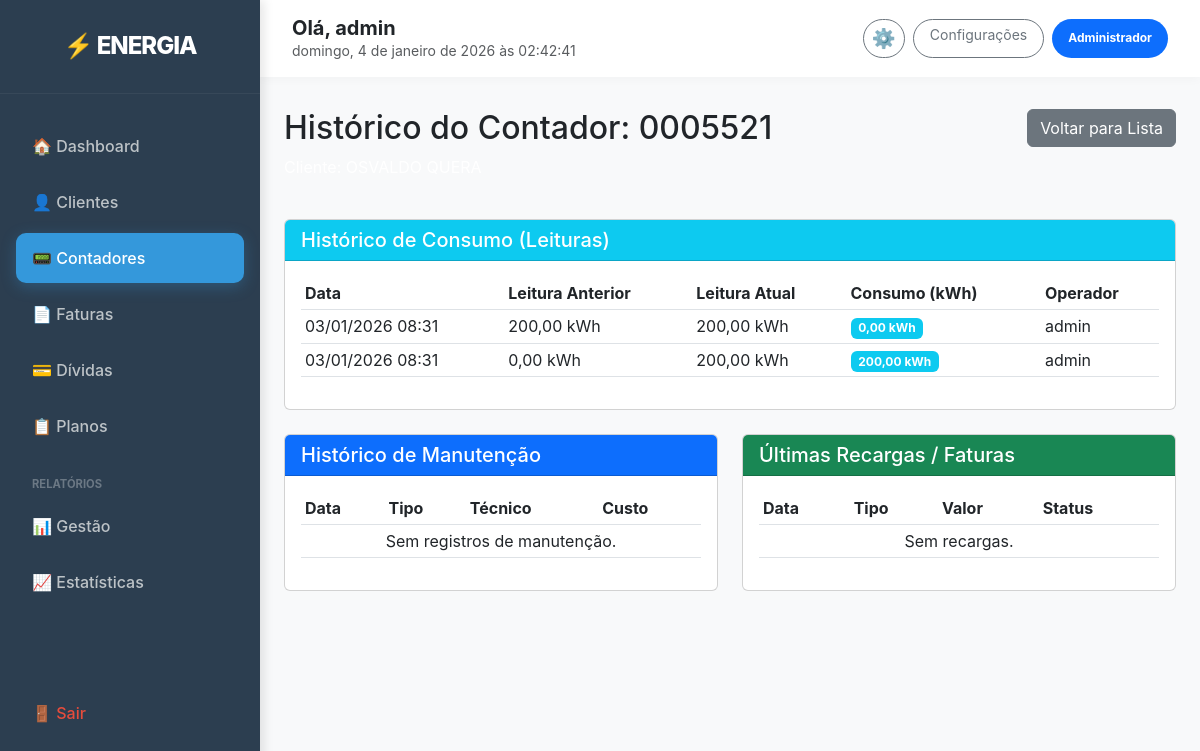
Page /contadores/historico/1/ (signed in) on the committed database.
### clientes/models.py (models this page shows, shortened)
class Perfil(models.Model):
    TIPO_USUARIO_CHOICES = [
        ('ADMIN', 'Administrador'),
        ('OPERADOR', 'Operador'),
        ('FINANCEIRO', 'Financeiro'),
        ('CLIENTE', 'Cliente'),
    ]
    user = models.OneToOneField(User, on_delete=models.CASCADE, related_name='perfil')
    tipo_usuario = models.CharField(max_length=20, choices=TIPO_USUARIO_CHOICES, default='CLIENTE')
    telefone = models.CharField(max_length=15, blank=True, null=True)

### equipamentos/models.py (models this page shows, shortened)
class Contador(models.Model):
    TIPO_CONTADOR_CHOICES = [
        ('PRE_PAGO', 'Pré-pago'),
        ('POS_PAGO', 'Pós-pago'),
    ]
    TIPO_CONEXAO_CHOICES = [
        ('MONOFASICO', 'Monofásico'),
        ('TRIFASICO', 'Trifásico'),
    ]
    STATUS_CHOICES = [
        ('ATIVO', 'Ativo'),
        ('INATIVO', 'Inativo'),
        ('MANUTENCAO', 'Em Manutenção'),
        ('AVARIADO', 'Avariado'),
        ('SUBSTITUIDO', 'Substituído'),
        ('SUSPENSO', 'Suspenso por Dívida'),
    ]
    numero_serie = models.CharField(max_length=50, unique=True)
    tipo_contador = models.CharField(max_length=10, choices=TIPO_CONTADOR_CHOICES)
    tipo_conexao = models.CharField(max_length=15, choices=TIPO_CONEXAO_CHOICES, default='MONOFASICO')
    numero_cartao = models.CharField(max_length=20, blank=True, null=True, help_text='Número do cartão (apenas para pré-pago)')
    cliente = models.OneToOneField(Cliente, on_delete=models.SET_NULL, null=True, blank=True, related_name='contador')
    endereco_instalacao = models.TextField()
    status = models.CharField(max_length=15, choices=STATUS_CHOICES, default='ATIVO')
    data_instalacao = models.DateField()
    data_ultima_leitura = models.DateTimeField(null=True, blank=True)
    leitura_atual = models.DecimalField(max_digits=10, decimal_places=2, default=0.00)
    potencia_maxima = models.DecimalField(max_digits=8, decimal_places=2, help_text='Potência máxima em kW')
    observacoes = models.TextField(blank=True, null=True)
    data_criacao = models.DateTimeField(auto_now_add=True)
    data_suspensao = models.DateTimeField(null=True, blank=True, help_text='Data da suspensão por dívida')
    class Meta:
        verbose_name = 'Contador'
        verbose_name_plural = 'Contadores'
        ordering = ['-data_instalacao']

class LeituraConsumo(models.Model):
    contador = models.ForeignKey(Contador, on_delete=models.CASCADE, related_name='leituras')
    leitura_anterior = models.DecimalField(max_digits=10, decimal_places=2)
    leitura_atual = models.DecimalField(max_digits=10, decimal_places=2)
    consumo = models.DecimalField(max_digits=10, decimal_places=2)
    data_leitura = models.DateTimeField(auto_now_add=True)
    operador = models.ForeignKey('auth.User', on_delete=models.SET_NULL, null=True, blank=True)
    observacoes = models.TextField(blank=True, null=True)
    class Meta:
        ordering = ['-data_leitura']

### equipamentos/views.py (the view)
# urls.py: path('historico/<int:pk>/', views.contador_historico, name='contador_historico'),
@login_required
def contador_historico(request, pk):
    contador = get_object_or_404(Contador, pk=pk)
    historico = contador.historico_manutencao.all()
    leituras = contador.leituras.all().order_by('-data_leitura')
    from pagamentos.models import Fatura, Recarga
    faturas = Fatura.objects.filter(contador=contador).order_by('-data_emissao')
    recargas = Recarga.objects.filter(cliente=contador.cliente).order_by('-data_recarga')
    context = {
        'contador': contador,
        'historico': historico,
        'leituras': leituras,
        'faturas': faturas,
        'recargas': recargas,
    }
    return render(request, 'equipamentos/contador_historico.html', context)

### templates/equipamentos/contador_historico.html (shortened to what this page needs)
{% extends 'base.html' %}
{% block content %}
<div class="row mb-4">
    <div class="col-md-8">
        <h2>Histórico do Contador: {{ contador.numero_serie }}</h2>
        <p class="text-white">Cliente: {{ contador.cliente.nome|default:"Sem Cliente" }}</p>
    </div>
    <div class="col-md-4 text-end">
        <a href="{% url 'contador_list' %}" class="btn btn-secondary">Voltar para Lista</a>
    </div>
</div>
<div class="row">
    <div class="col-md-12">
        <div class="card mb-4">
            <div class="card-header bg-info text-white">
                <h5 class="mb-0">Histórico de Consumo (Leituras)</h5>
            </div>
            <div class="card-body">
                <div class="table-responsive">
                    <table class="table table-sm">
                        <thead>
                            <tr>
                                <th>Data</th>
                                <th>Leitura Anterior</th>
                                <th>Leitura Atual</th>
                                <th>Consumo (kWh)</th>
                                <th>Operador</th>
                            </tr>
                        </thead>
                        <tbody>
                            {% for leitura in leituras %}
                            <tr>
                                <td>{{ leitura.data_leitura|date:"d/m/Y H:i" }}</td>
                                <td>{{ leitura.leitura_anterior }} kWh</td>
                                <td>{{ leitura.leitura_atual }} kWh</td>
                                <td><span class="badge bg-info">{{ leitura.consumo }} kWh</span></td>
                                <td>{{ leitura.operador.username|default:"Sistema" }}</td>
                            </tr>
                            {% empty %}
                            <tr><td colspan="4" class="text-center">Sem registros de consumo.</td></tr>
                            {% endfor %}
                        </tbody>
                    </table>
                </div>
            </div>
        </div>
    </div>
</div>
<div class="row">
    <div class="col-md-6">
        <div class="card mb-4">
            <div class="card-header bg-primary text-white">
                <h5 class="mb-0">Histórico de Manutenção</h5>
            </div>
            <div class="card-body">
                <div class="table-responsive">
                    <table class="table table-sm">
                        <thead>
                            <tr>
                                <th>Data</th>
                                <th>Tipo</th>
                                <th>Técnico</th>
                                <th>Custo</th>
                            </tr>
                        </thead>
                        <tbody>
                            {% for item in historico %}
                            <tr>
                                <td>{{ item.data_manutencao|date:"d/m/Y" }}</td>
                                <td>{{ item.tipo_manutencao }}</td>
                                <td>{{ item.tecnico_responsavel }}</td>
                                <td>{{ item.custo }} Kz</td>
                            </tr>
                            {% empty %}
                            <tr><td colspan="4" class="text-center">Sem registros de manutenção.</td></tr>
                            {% endfor %}
                        </tbody>
                    </table>
                </div>
            </div>
        </div>
    </div>
    <div class="col-md-6">
        <div class="card mb-4">
            <div class="card-header bg-success text-white">
                <h5 class="mb-0">Últimas Recargas / Faturas</h5>
            </div>
            <div class="card-body">
                <div class="table-responsive">
                    <table class="table table-sm">
                        <thead>
                            <tr>
                                <th>Data</th>
                                <th>Tipo</th>
                                <th>Valor</th>
                                <th>Status</th>
                            </tr>
                        </thead>
                        <tbody>
                            {% if contador.tipo_contador == 'PRE_PAGO' %}
                                {% for recarga in recargas %}
                                <tr>
                                    <td>{{ recarga.data_recarga|date:"d/m/Y" }}</td>
                                    <td>Recarga</td>
                                    <td>{{ recarga.valor }} Kz</td>
                                    <td>{{ recarga.status }}</td>
                                </tr>
                                {% empty %}
                                <tr><td colspan="4" class="text-center">Sem recargas.</td></tr>
                                {% endfor %}
                            {% endif %}
                        </tbody>
                    </table>
                </div>
            </div>
        </div>
    </div>
</div>
{% endblock %}

### templates/base.html (shortened to what this page needs)
<!DOCTYPE html>
<html lang="pt">
<head>
    <link href="https://cdn.jsdelivr.net/npm/bootstrap@5.3.0/dist/css/bootstrap.min.css" rel="stylesheet">
    <link rel="stylesheet" href="https://cdnjs.cloudflare.com/ajax/libs/animate.css/4.1.1/animate.min.css"/>
</head>
<body>
    {% if user.is_authenticated %}
    <aside class="sidebar is-authenticated" id="sidebar">
        <div class="sidebar-header">
            <a href="{% url 'dashboard' %}" style="text-decoration: none;">
                <h4>⚡ ENERGIA</h4>
            </a>
        </div>
        <ul class="nav-menu">
            <li class="nav-item-side">
                <a href="{% url 'dashboard' %}" class="nav-link-side {% if request.resolver_match.url_name == 'dashboard' %}active{% endif %}">
                    🏠 Dashboard
                </a>
            </li>
            {% if user.perfil.tipo_usuario != 'CLIENTE' %}
                <li class="nav-item-side">
                    <a href="{% url 'cliente_list' %}" class="nav-link-side {% if 'cliente' in request.path %}active{% endif %}">
                        👤 Clientes
                    </a>
                </li>
                <li class="nav-item-side">
                    <a href="{% url 'contador_list' %}" class="nav-link-side {% if 'contador' in request.path %}active{% endif %}">
                        📟 Contadores
                    </a>
                </li>
                <li class="nav-item-side">
                    <a href="{% url 'fatura_list' %}" class="nav-link-side {% if 'fatura' in request.path %}active{% endif %}">
                        📄 Faturas
                    </a>
                </li>
                <li class="nav-item-side">
                    <a href="{% url 'controlo_divida' %}" class="nav-link-side {% if 'divida' in request.path %}active{% endif %}">
                        💳 Dívidas
                    </a>
                </li>
                <li class="nav-item-side">
                    <a href="{% url 'tarifa_list' %}" class="nav-link-side {% if 'tarifa' in request.path %}active{% endif %}">
                        📋 Planos
                    </a>
                </li>
                {% if user.is_staff or user.perfil.tipo_usuario == 'ADMIN' or user.perfil.tipo_usuario == 'FINANCEIRO' %}
                    <li class="nav-item-side mt-3 mb-1">
                        <small class="text-uppercase px-3 fw-bold" style="font-size: 0.7rem; color: rgba(255,255,255,0.3);">Relatórios</small>
                    </li>
                    <li class="nav-item-side">
                        <a href="{% url 'relatorio_list' %}" class="nav-link-side {% if 'relatorio' in request.path %}active{% endif %}">
                            📊 Gestão
                        </a>
                    </li>
                    <li class="nav-item-side">
                        <a href="{% url 'estatisticas_gerais' %}" class="nav-link-side {% if 'estatisticas' in request.path %}active{% endif %}">
                            📈 Estatísticas
                        </a>
                    </li>
                {% endif %}
            {% endif %}
            <li class="nav-item-side logout-link">
                <button type="button" class="nav-link-side border-0 bg-transparent w-100 text-start" style="color: inherit;" data-bs-toggle="modal" data-bs-target="#logoutModal">
                    🚪 Sair
                </button>
            </li>
        </ul>
    </aside>
    {% endif %}
    <main class="{% if user.is_authenticated %}main-content{% endif %}">
        {% if user.is_authenticated %}
        <div class="top-bar">
            <div class="d-flex align-items-center">
                <div class="d-flex flex-column">
                    <h5 class="mb-0 fw-bold">Olá, {{ user.username }}</h5>
                    <small class="text-muted" id="realTimeClock"></small>
                </div>
            </div>
            <div class="d-flex gap-2">
                <a href="{% url 'perfil_edit' %}" class="btn btn-sm btn-outline-secondary rounded-pill px-2 d-flex align-items-center justify-content-center" title="Editar Perfil">
                    <span style="font-size: 1.2rem;">⚙️</span>
                </a>
                <a href="/admin/" class="btn btn-sm btn-outline-secondary rounded-pill px-3">Configurações</a>
                <span class="badge bg-primary rounded-pill d-flex align-items-center px-3">{{ user.perfil.get_tipo_usuario_display }}</span>
            </div>
        </div>
        {% endif %}
        <div class="{% if user.is_authenticated %}container-fluid px-4{% else %}container-fluid p-0{% endif %}">
            {% block content %}{% endblock %}
        </div>
    </main>
</body>
</html>

### templates/base.html (style rules this page uses)
:root { --sidebar-width: 260px; --primary-blue: #2c3e50; --accent-blue: #3498db; --hover-bg: #34495e; --text-muted: #bdc3c7; --bg-body: #f8f9fa; }
body { background-color: var(--bg-body); font-family: 'Inter', system-ui, sans-serif; min-height: 100vh; margin: 0; }
.sidebar { width: var(--sidebar-width); height: 100vh; position: fixed; left: -260px; top: 0; background: var(--primary-blue); color: white; transition: all 0.3s; z-index: 1000; box-shadow: 4px 0 10px rgba(0,0,0,0.1); }
.sidebar.is-authenticated { left: 0; }
.sidebar-header { padding: 2rem 1.5rem; border-bottom: 1px solid rgba(255,255,255,0.05); text-align: center; }
.sidebar-header h4 { font-weight: 800; letter-spacing: -1px; margin: 0; color: white; text-decoration: none; }
.nav-menu { padding: 1.5rem 0; list-style: none; margin: 0; height: calc(100vh - 100px); display: flex; flex-direction: column; }
.nav-item-side { margin: 0.2rem 1rem; }
.nav-link-side { color: var(--text-muted); text-decoration: none; display: flex; align-items: center; padding: 0.8rem 1rem; border-radius: 10px; transition: all 0.2s; font-weight: 500; gap: 12px; }
.nav-link-side.active { background: var(--accent-blue); color: white; box-shadow: 0 4px 15px rgba(52, 152, 219, 0.3); }
.main-content { margin-left: var(--sidebar-width); padding: 0; transition: all 0.3s; }
.top-bar { background: white; padding: 1rem 2rem; margin-bottom: 2rem; display: flex; justify-content: space-between; align-items: center; box-shadow: 0 2px 10px rgba(0,0,0,0.03); }
.logout-link { color: #e74c3c !important; margin-top: auto; margin-bottom: 2rem; }

### rows in the picture
Contador: numero_serie "0005521"
LeituraConsumo: data_leitura "03/01/2026 08:31", leitura_anterior "200,00", leitura_atual "200,00", consumo "0,00", operador.username "admin"
LeituraConsumo: data_leitura "03/01/2026 08:31", leitura_anterior "0,00", leitura_atual "200,00", consumo "200,00", operador.username "admin"

### other values in the picture
{{ user.username }} "admin"
{{ user.perfil.get_tipo_usuario_display }} "Administrador"
